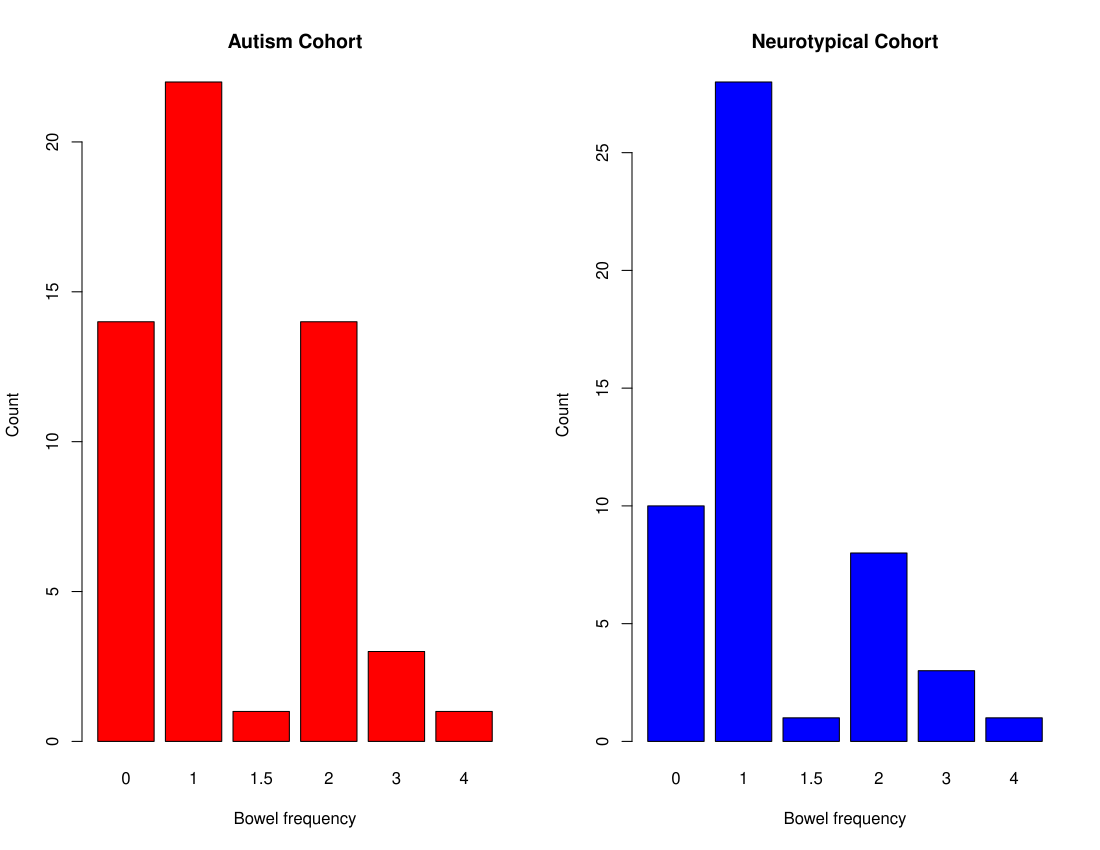

Here is the R script that generated this plot:
#Here we are performing the analysis for the metadata
library(MASS)
library("ggplot2")
library(pROC)

set.seed(100)
ps<-readRDS("data/ps_filt_norm_117.RDS")
metada<-sample_data(ps)
metada<-as.data.frame(metada)
metada<-as.matrix(metada)
metada<-as.data.frame(metada)

#analysis of GI status: in details: 
metada$bowel.freq.num<-as.numeric(levels(metada$bowel.freq))[metada$bowel.freq]
wilcox.test(bowel.freq.num ~ Treatment, data=metada) #no differences in distribution

#but if we change the category 
metada$bowel.freq.num [metada$bowel.freq.num >1] <- "GI_D"
metada$bowel.freq.num [metada$bowel.freq.num == "0"] <- "GI_D"
metada$bowel.freq.num [metada$bowel.freq.num == "1"] <- "typical"
chisq.test(table(metada$Treatment,metada$bowel.freq.num)) #0.1799 not significant

#Quick terrible plot
metada<-sample_data(ps)
metada<-as.data.frame(metada)
metada<-as.matrix(metada)
metada<-as.data.frame(metada)
metada$bowel.freq.num<-as.numeric(levels(metada$bowel.freq))[metada$bowel.freq]
par(mfrow=c(1,2))
barplot(table(metada$bowel.freq.num[metada$Treatment == "Aut"]), 
        col="red", 
        main="Autism Cohort",
        xlab="Bowel frequency",
        ylab="Count")
barplot(table(metada$bowel.freq.num[metada$Treatment == "Control"]), 
        col="blue",
        main="Neurotypical Cohort",
        xlab="Bowel frequency",
        ylab="Count")

#and last test for this 
library(coin)

#but if we change the category 
metada<-sample_data(ps)
metada<-as.data.frame(metada)
metada<-as.matrix(metada)
metada<-as.data.frame(metada)
metada$bowel.freq.num<-as.numeric(levels(metada$bowel.freq))[metada$bowel.freq]
metada$bowel.freq.num [metada$bowel.freq.num >1] <- "Loose"
metada$bowel.freq.num [metada$bowel.freq.num == "0"] <- "Constipated"
metada$bowel.freq.num [metada$bowel.freq.num == "1"] <- "typical"

tbl_tmp<-table(metada$Treatment,metada$bowel.freq.num)
lbl_test(tbl_tmp) #same results
